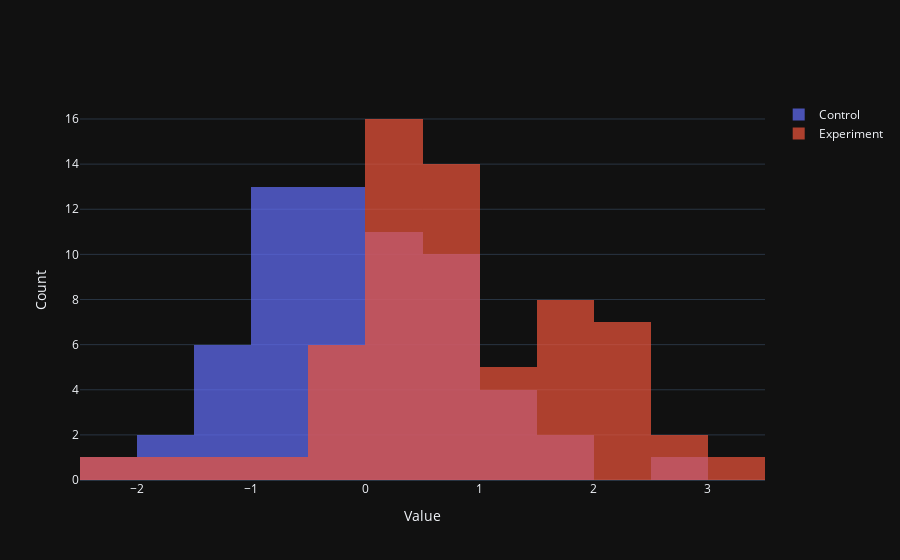

The notebook cell this image was saved under:
### Markdown cell above
We designed this experiment so that it would have a power of 0.8, meaning that it should miss a true difference in 20% of the experiments. The effect size was set to be 0.5 when designing the samples for the experiments. So, if we were to run 100 experiments, we would expect that 80% would reject the null hypothesis and 20% would fail to reject the null hypothesis. We can work through these experiments below.

### Code cell
plot_experiment(difference=0.5)

### Figure 1 — Plotly figure (JSON) as saved in the notebook; plotly's stock layout.template omitted (floating-point values rounded to 4 significant figures)
{"data": [{"name": "Control", "x": [-0.07744, 0.2761, -0.6484, -0.7375, -0.1681, 1.909, 0.8148, -0.52, 0.5587, -0.4784, -0.4573, 0.8593, -0.5253, -1.676, -0.9065, 0.08842, 0.128, 1.242, -0.716, 0.7315, 0.426, -0.149, 0.8358, 0.4921, -0.8623, 1.072, -1.221, 0.05962, 0.002444, 0.4246, -0.7254, -0.03494, -0.1406, 0.9971, -0.7959, 0.07275, -0.2612, -1.298, 2.676, -0.07122, -1.487, 1.409, -1.071, 0.3709, 0.8628, -0.6484, -0.4309, -0.5403, -0.1294, -1.622, -1.236, -0.1408, 1.039, 0.6317, 1.729, 0.6941, -0.5111, -0.1228, -2.03, -0.9608, -1.02, 0.2706, 0.6478], "type": "histogram", "opacity": 0.7}, {"name": "Experiment", "x": [-0.06037, -0.0885, -1.047, 0.3722, 0.7482, 0.9458, -0.2827, 2.488, 1.695, 0.4048, -0.02719, 0.1784, 0.6511, 0.4814, 0.9835, 1.269, 1.866, 1.647, 0.3898, 0.8883, 0.1129, -0.08722, 2.411, 0.04015, 2.491, 0.151, 0.7528, 1.589, 0.5239, 0.8931, 0.2586, 0.02448, 0.3342, -0.1497, 2.131, 0.3323, 2.223, -2.185, 0.5184, 1.062, 0.2062, 1.595, 1.14, 0.2254, 0.935, 3.312, 0.752, 0.7995, 0.06001, 0.6335, -0.7893, 0.3017, 2.958, 1.567, 1.141, 1.604, 2.382, 1.094, 2.571, 1.57, 0.6665, 2.219, -1.859], "type": "histogram", "opacity": 0.7}], "layout": {"xaxis": {"title": {"text": "Value"}}, "yaxis": {"title": {"text": "Count"}}, "barmode": "overlay"}}
